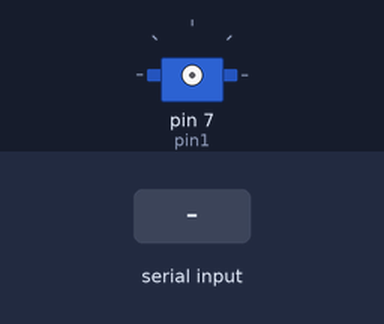
Recording of a sketch running on a simulated Arduino Uno, built with avr-gcc and run on an emulated ATmega328P. Shown: servo. Inputs (shaded band) come from the test bench.

Above: at 1.2 s.
1.3 s: "a" received over Serial
At 5.7 s:
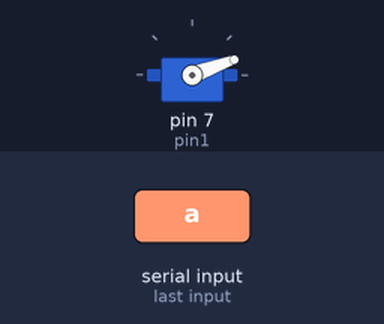
Timing chart, 0 to 7.2 s (numbered marks = the images above; inputs shaded):
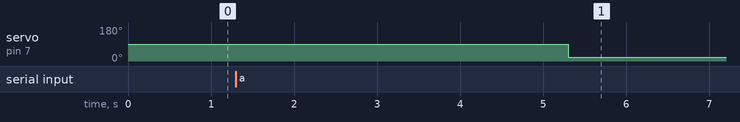

Measured:
- after the input at 1.3 s, servo on pin 7 (pin1): 90° → 20° after 4.0 s

The sketch:

servo_test2.ino
```cpp
#include<Servo.h>

int incomingData;
int pin1=7;
Servo sun1;

void setup() {

Serial.begin(9600);


}
void loop() {

if (Serial.available()>0) {

   incomingData=Serial.read();
   if (incomingData == 'a'){
      pinMode(pin1, OUTPUT);
      delay(2000);
      sun1.attach(pin1);
      delay(2000);
      int angle1=20;
      sun1.write(angle1);
      delay(2000);
      sun1.detach();
   } else if(incomingData != 'a'){
      pinMode(pin1, OUTPUT);
      delay(2000);
      sun1.attach(pin1);
      delay(2000);
      int angle2=0;
      sun1.write(angle2);
      delay(2000);
      sun1.detach();
   }
}


}
```
